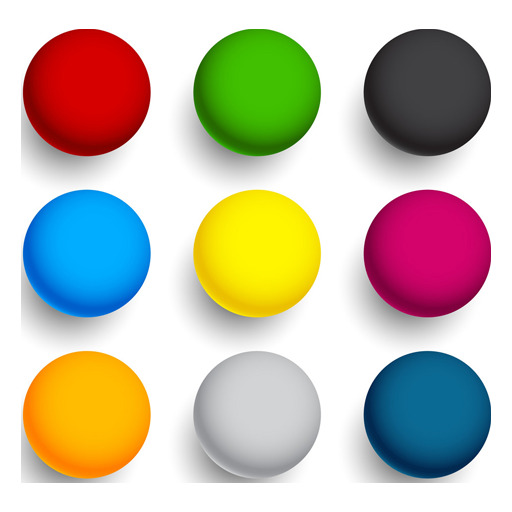
#> input picture resources/colorBalls.png, 512 x 512 px
$ python adaptiveThresholding.py
#> lines starting #> are read from the running program, lines starting #| are printed output that depends on the picture; after the words box and inside, x2 and y2 are one past the last pixel; in counts of white or black regions, pixels touching at a corner belong together
import cv2
import numpy as np

img = cv2.imread("resources/colorBalls.png",0)
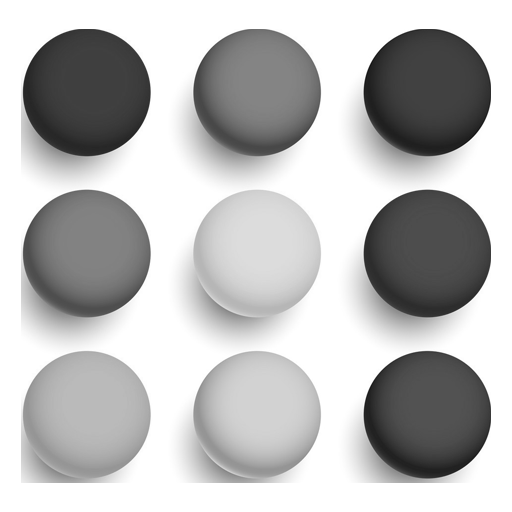
#> img: shape (512, 512); min 16, max 255, mean 188.3

cv2.imshow("Image",img)
th2 = cv2.adaptiveThreshold(img,255, cv2.ADAPTIVE_THRESH_MEAN_C,cv2.THRESH_BINARY,11,2)
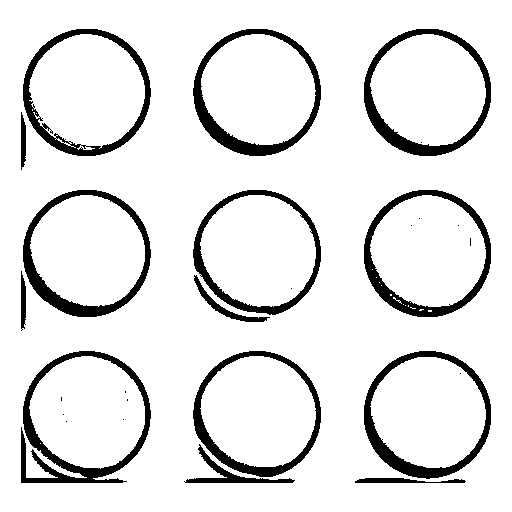
#> th2: shape (512, 512); 89.4% white; 27 black regions (13 under 20 px), largest, box (x1, y1, x2, y2) and area: (21, 351, 151, 483) 3429, (193, 29, 321, 156) 2943, (23, 190, 151, 317) 2932
th2 = cv2.adaptiveThreshold(img,255, cv2.ADAPTIVE_THRESH_GAUSSIAN_C,cv2.THRESH_BINARY,11,2)
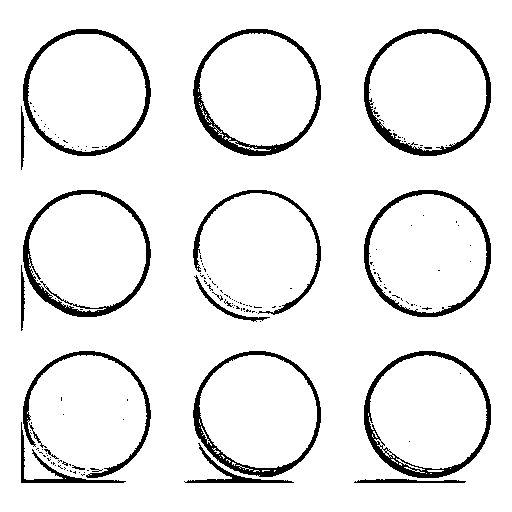
#> th2: shape (512, 512); 92.5% white; 157 black regions (136 under 20 px), largest, box (x1, y1, x2, y2) and area: (193, 29, 321, 156) 2259, (364, 351, 491, 478) 2204, (23, 190, 151, 317) 2154
cv2.imshow("Res",th2)
cv2.waitKey()
cv2.destroyAllWindows()
